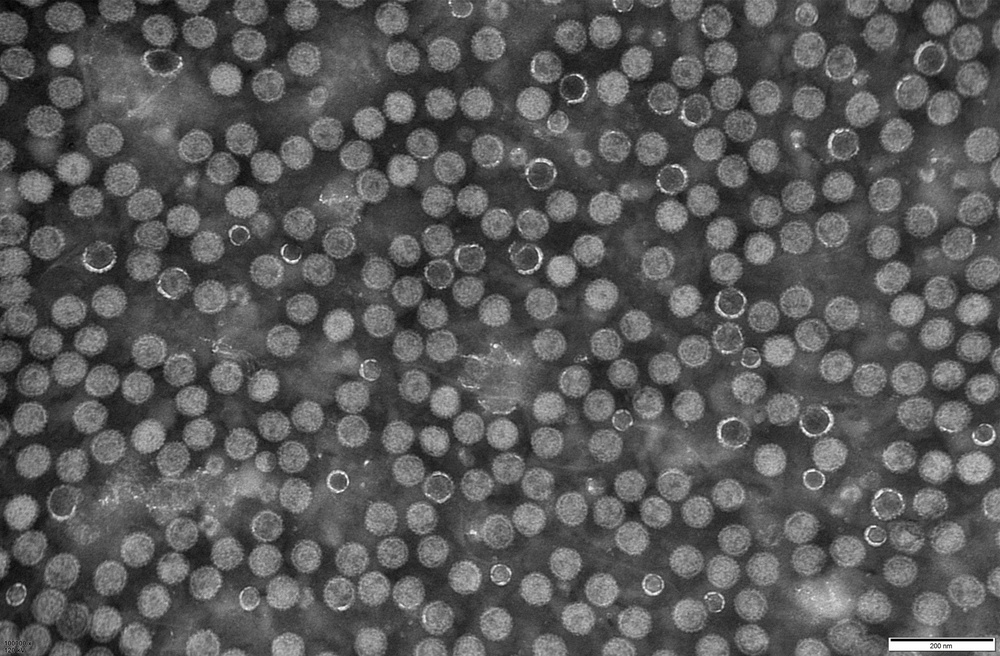
#> input picture JEM1400/DistortionCorr/banna03-bin2.jpg, 1000 x 656 px, shrunk from 2440 x 1600 before the run, found by its file name
$ python DistorCorr2.py
#> lines starting #> are read from the running program, lines starting #| are printed output that depends on the picture
# based on origin coordinate to distorted image

from PIL import Image
import itertools
import math

image = Image.open('banna03-bin2.jpg').convert('L')
in_x = image.size[0]
#> in_x = 1000
in_y = image.size[1]
#> in_y = 656
out_x = image.size[0]+200
#> out_x = 1200
out_y = image.size[1]+200
#> out_y = 856
out = Image.new('L', (out_x, out_y))
#> out: PIL image 1200x856 L; every value is 0


def corr(img):
    for x in range(out_x):
        for y in range(out_y):
            cx = x - (0.5 * out_x + 0.5 + 13)
            cy = y - (0.5 * out_y + 0.5 - 32)
            r = (cx**2 + cy**2)**0.5
            ang = math.atan(cy / cx)
            print("cx:%scy:%s\tr:%s\tang:%s"%(cx,cy,r,ang))
            nr = 4.21e-8*r**3 - 1.2e-6*r**2 + 0.9987*r
            dang = 8.3e-12*r**3 + 2.237e-8*r**2 - 1.121e-6*r
            ncy = math.sin(ang-dang)*nr
            ncx = math.cos(ang-dang)*nr
            if cx < 0:
                ncx = -ncx
                ncy = -ncy
            nx = ncx + (0.5 * in_x + 0.5 + 13)
            ny = ncy + (0.5 * in_y + 0.5 - 32)
            if math.ceil(nx) >= in_x or math.floor(nx) <= 0 or math.ceil(ny) >= in_y or math.floor(ny) <= 0:
                out.putpixel((x, y), 0)
            else:
                weight_x = nx - math.floor(nx)
                weight_y = ny - math.floor(ny)
                # floor--left-lower-(1-weight), ceil--right-upper-(weight)
                pixel_ll=img.getpixel((int(math.floor(nx)), int(math.floor(ny)))) * (1-weight_x) * (1-weight_y)
                pixel_ur=img.getpixel((int(math.ceil(nx)), int(math.ceil(ny)))) * weight_x * weight_y
                pixel_lr=img.getpixel((int(math.ceil(nx)), int(math.floor(ny)))) * weight_x * (1-weight_y)
                pixel_ul=img.getpixel((int(math.floor(nx)), int(math.ceil(ny)))) * (1-weight_x) * weight_y
                out.putpixel((x, y), int(round(pixel_ll + pixel_lr + pixel_ul + pixel_ur)))
                print("%s\t%s"%(weight_x,weight_y))
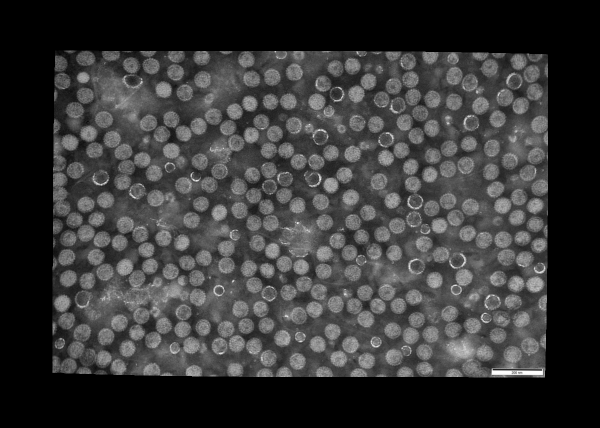
#> out: PIL image 1200x856 L (shown at 1/2 size); min 0, max 255, mean 55.5
            #print("nx:%s,ny:%s" % (nx,ny))

#            super_res_list[int(math.floor(ny))][int(math.floor(nx))] += img.getpixel((x, y)) * (1-weight_x) * (1-weight_y)
#            super_res_list[int(math.ceil(ny))][int(math.ceil(nx))] += img.getpixel((x, y)) * weight_x * weight_y
#            super_res_list[int(math.floor(ny))][int(math.ceil(nx))] += img.getpixel((x, y)) * (1-weight_x) * weight_y
#            super_res_list[int(math.ceil(ny))][int(math.floor(nx))] += img.getpixel((x, y)) * weight_x * (1-weight_y)

#            out.putpixel((int(round(nx+0.5*out_x)),int(round(ny+0.5*out_y)),img.getpixel((x,y)))


corr(image)


#image.save("test2.jpg")
out.save("sd_sup2.jpg")
